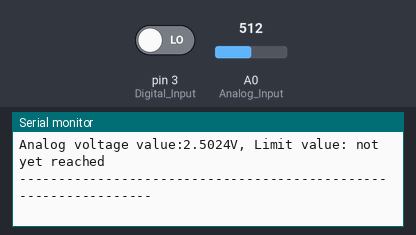
A sketch run on a simulated Arduino Uno, built with avr-gcc and run on an emulated ATmega328P. Parts: the last lines printed to the serial monitor. The inputs (shaded band) are chosen by the test bench; at power-on: pin 3 (Digital_Input) LOW, A0 (Analog_Input) = 512.

Above: at 1.8 s.
1.9 s: pin 3 (Digital_Input) driven HIGH
4.6 s: A0 (Analog_Input) set to 716
At 5.9 s:
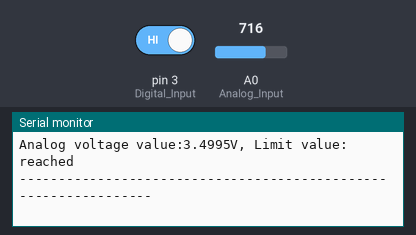
6.1 s: A0 (Analog_Input) set to 900
At 7.2 s:
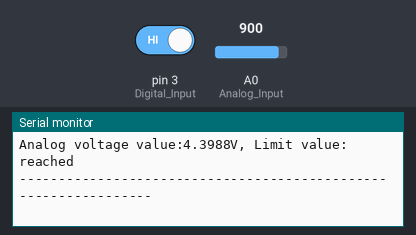
7.6 s: pin 3 (Digital_Input) driven LOW
Timing chart, 0 to 10.1 s (numbered marks = the images above; inputs shaded):
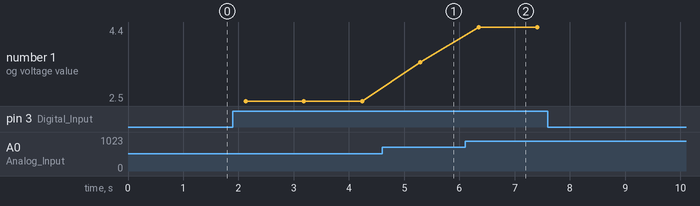

The sketch:

HW-503-DIGITAL_TEMPERATURE_MODULE.ino
```cpp
// Declaration and initialization of the input pins
int Analog_Input = A0; // Analog output of the sensor
int Digital_Input = 3; // Digital output of the sensor

void setup ()
{
  pinMode (Analog_Input, INPUT);
  pinMode (Digital_Input, INPUT);

  Serial.begin (9600); // Serial output with 9600 bps
}

// The program reads the current values of the input pins
// and outputs them on the serial output
void loop ()
{
  float Analog;
  int Digital;

  //Actual values are read, converted to the voltage value....
  Analog = analogRead (Analog_Input) * (5.0 / 1023.0);
  Digital = digitalRead (Digital_Input);

  //... and output at this position
  Serial.print ("Analog voltage value:");
  Serial.print (Analog, 4);
  Serial.print ("V, ");
  Serial.print ("Limit value:");

  if(Digital==1)
  {
      Serial.println (" reached");
  }
  else
  {
      Serial.println (" not yet reached");
  }
  Serial.println ("----------------------------------------------------------------");
  delay (1000);
}
```

Measured:
- after the input at 4.6 s, the serial monitor: prints a new line after 0.69 s (image 1)
- after the input at 6.1 s, the serial monitor: prints a new line after 0.25 s (image 2)
- plotted number 1: 2.5 → 3.5 after the input at 4.6 s, 3.5 → 4.4 after the input at 6.1 s
